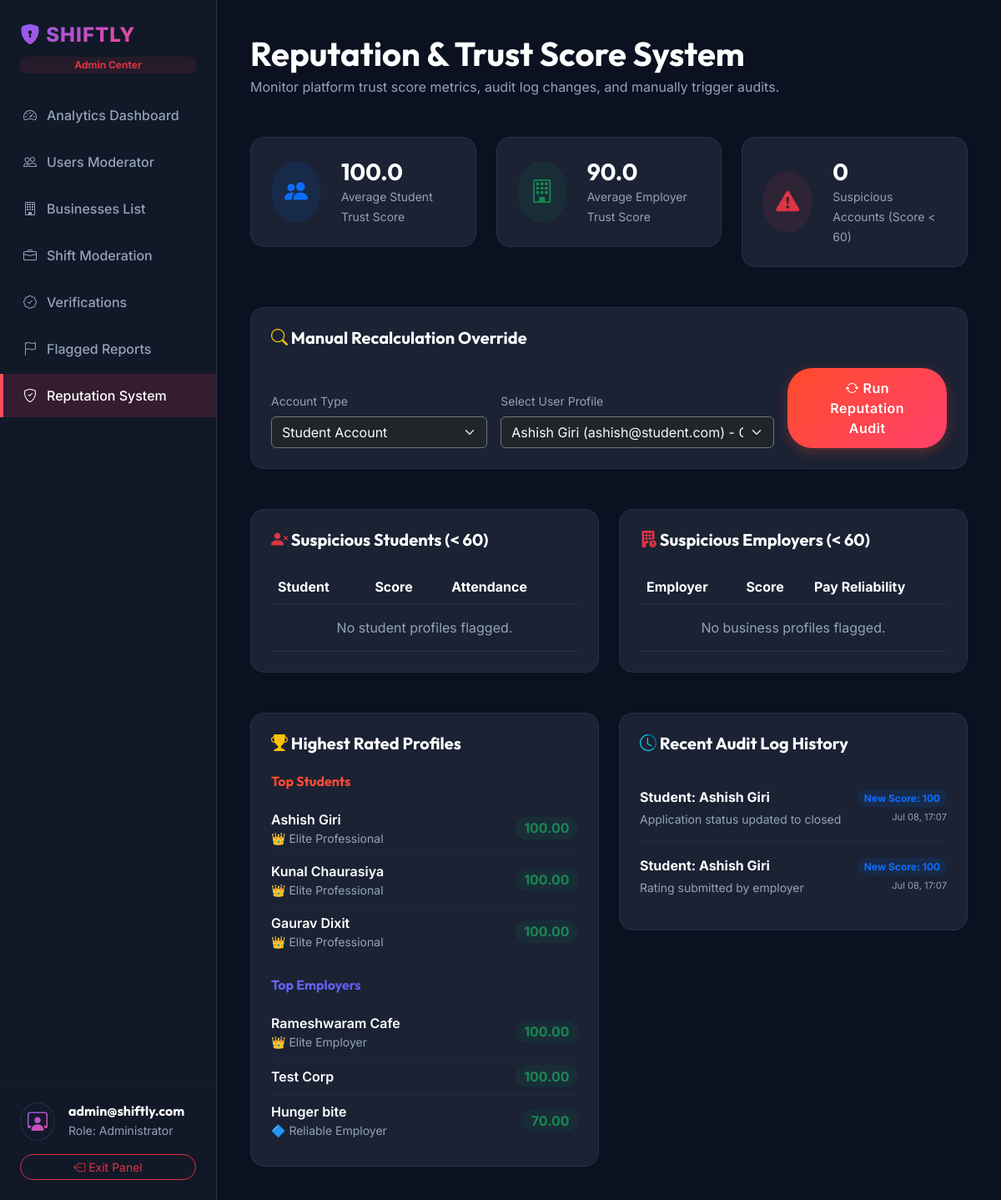
Page /api/v1/adminpanel/reputation/ (signed in) on the earlier database version.
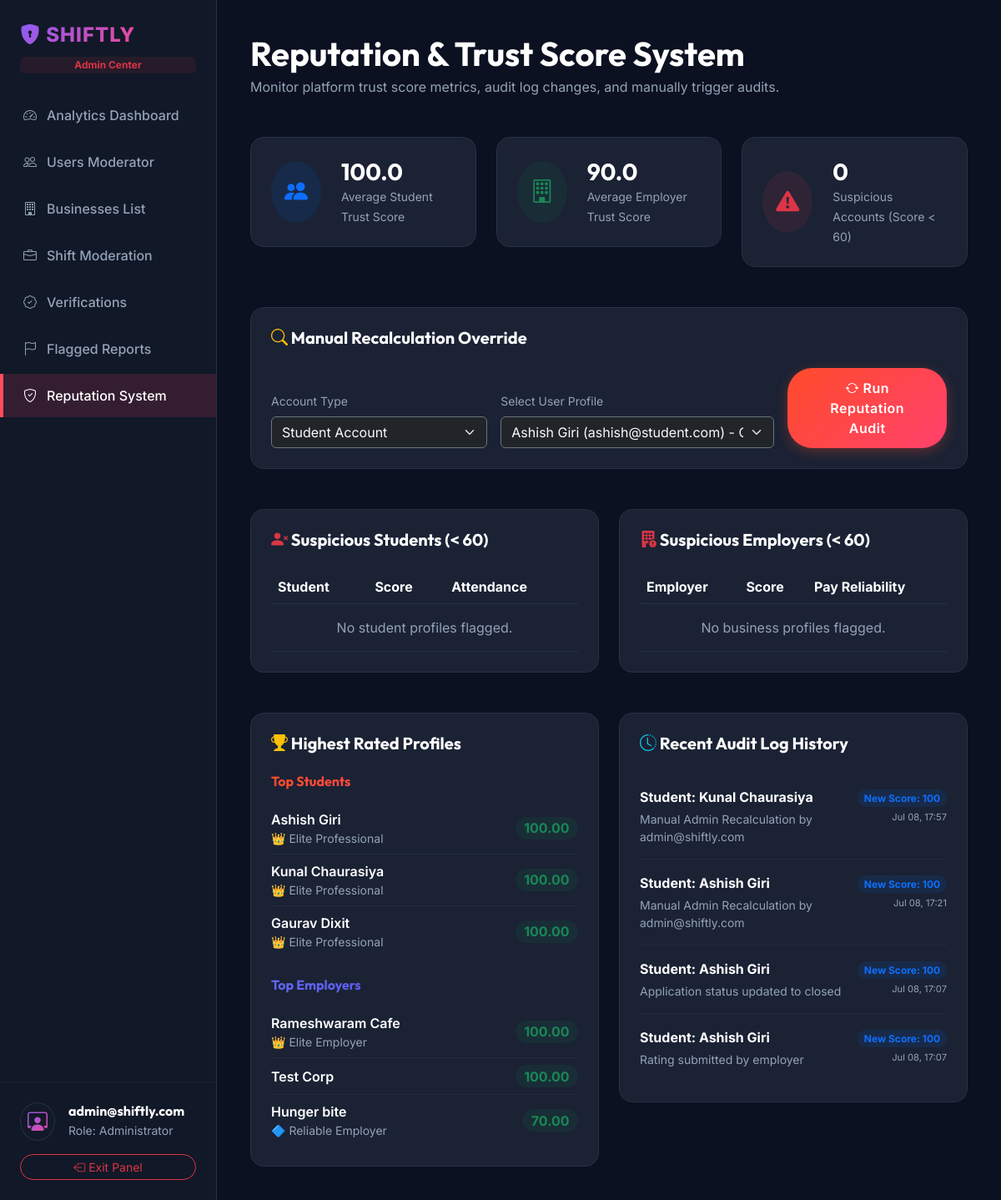
Same page on the later database version.
### students/models.py (models this page shows, shortened)
class StudentProfile(models.Model):
    class Availability(models.TextChoices):
        AVAILABLE = 'available', 'Available'
        BUSY = 'busy', 'Busy'
        UNAVAILABLE = 'unavailable', 'Unavailable'
    user = models.OneToOneField(settings.AUTH_USER_MODEL, on_delete=models.CASCADE, related_name='student_profile')
    first_name = models.CharField(max_length=100)
    last_name = models.CharField(max_length=100)
    bio = models.TextField(blank=True, null=True)
    resume = models.FileField(
        upload_to='resumes/',
        blank=True,
        null=True,
        validators=[validate_file_size, validate_resume_extension]
    )
    resume_url = models.URLField(max_length=255, blank=True, null=True)
    portfolio_file = models.FileField(
        upload_to='portfolios/',
        blank=True,
        null=True,
        validators=[validate_file_size, validate_portfolio_extension]
    )
    profile_picture_url = models.URLField(max_length=255, blank=True, null=True)
    reputation_score = models.DecimalField(max_digits=5, decimal_places=2, default=100.00)
    hourly_rate_expectation = models.DecimalField(max_digits=10, decimal_places=2, default=0.00)
    availability_status = models.CharField(max_length=20, choices=Availability.choices, default=Availability.AVAILABLE)
    latitude = models.DecimalField(max_digits=10, decimal_places=8, null=True, blank=True)
    longitude = models.DecimalField(max_digits=11, decimal_places=8, null=True, blank=True)
    preferred_location = models.CharField(max_length=255, null=True, blank=True)
    last_location_update = models.DateTimeField(null=True, blank=True)
    created_at = models.DateTimeField(auto_now_add=True)
    updated_at = models.DateTimeField(auto_now=True)

### ratings/models.py (models this page shows, shortened)
class StudentReputation(models.Model):
    student = models.OneToOneField(StudentProfile, on_delete=models.CASCADE, related_name='reputation')
    attendance_rate = models.DecimalField(max_digits=5, decimal_places=2, default=100.00)
    punctuality_rate = models.DecimalField(max_digits=5, decimal_places=2, default=100.00)
    completion_rate = models.DecimalField(max_digits=5, decimal_places=2, default=100.00)
    cancellation_rate = models.DecimalField(max_digits=5, decimal_places=2, default=0.00)
    professional_score = models.DecimalField(max_digits=5, decimal_places=2, default=100.00)
    average_rating = models.DecimalField(max_digits=3, decimal_places=2, default=5.00)
    experience_bonus = models.IntegerField(default=0)
    reputation_score = models.IntegerField(default=100)
    last_updated = models.DateTimeField(auto_now=True)
    @property
    def trust_badge(self):
        score = self.reputation_score
        if score >= 95:
            return "👑 Elite Professional"
        elif score >= 90:
            return "🏆 Gold Worker"
        elif score >= 80:
            return "⭐ Trusted Worker"
        elif score >= 70:
            return "🔷 Reliable Worker"
        elif score >= 60:
            return "🟡 Improving"
        else:
            return "🔴 Needs Improvement"

class BusinessReputation(models.Model):
    business = models.OneToOneField(BusinessProfile, on_delete=models.CASCADE, related_name='reputation')
    average_rating = models.DecimalField(max_digits=3, decimal_places=2, default=5.00)
    payment_timeliness_rate = models.DecimalField(max_digits=5, decimal_places=2, default=100.00)
    job_accuracy_rate = models.DecimalField(max_digits=5, decimal_places=2, default=100.00)
    cancellation_rate = models.DecimalField(max_digits=5, decimal_places=2, default=0.00)
    complaint_resolution_rate = models.DecimalField(max_digits=5, decimal_places=2, default=100.00)
    reputation_score = models.IntegerField(default=100)
    last_updated = models.DateTimeField(auto_now=True)
    @property
    def trust_badge(self):
        score = self.reputation_score
        if score >= 95:
            return "👑 Elite Employer"
        elif score >= 90:
            return "🏆 Gold Employer"
        elif score >= 80:
            return "⭐ Trusted Employer"
        elif score >= 70:
            return "🔷 Reliable Employer"
        elif score >= 60:
            return "🟡 Improving"
        else:
            return "🔴 Needs Improvement"

class StudentReputationHistory(models.Model):
    student = models.ForeignKey(StudentProfile, on_delete=models.CASCADE, related_name='reputation_history')
    reputation_score = models.IntegerField()
    attendance_rate = models.DecimalField(max_digits=5, decimal_places=2)
    punctuality_rate = models.DecimalField(max_digits=5, decimal_places=2)
    completion_rate = models.DecimalField(max_digits=5, decimal_places=2)
    cancellation_rate = models.DecimalField(max_digits=5, decimal_places=2)
    professional_score = models.DecimalField(max_digits=5, decimal_places=2)
    average_rating = models.DecimalField(max_digits=3, decimal_places=2)
    experience_bonus = models.IntegerField()
    change_reason = models.TextField(blank=True, null=True)
    created_at = models.DateTimeField(auto_now_add=True)
    class Meta:
        ordering = ['-created_at']

### businesses/models.py (models this page shows, shortened)
class BusinessProfile(models.Model):
    class VerificationStatus(models.TextChoices):
        PENDING = 'pending', 'Pending'
        VERIFIED = 'verified', 'Verified'
        REJECTED = 'rejected', 'Rejected'
    user = models.OneToOneField(settings.AUTH_USER_MODEL, on_delete=models.CASCADE, related_name='business_profile')
    company_name = models.CharField(max_length=150)
    company_logo_url = models.URLField(max_length=255, blank=True, null=True)
    website_url = models.URLField(max_length=255, blank=True, null=True)
    description = models.TextField(blank=True, null=True)
    industry = models.CharField(max_length=100)
    business_registration_no = models.CharField(max_length=50, unique=True)
    tax_id = models.CharField(max_length=50, blank=True, null=True)
    verification_status = models.CharField(
        max_length=20,
        choices=VerificationStatus.choices,
        default=VerificationStatus.PENDING
    )
    reputation_score = models.DecimalField(max_digits=5, decimal_places=2, default=100.00)
    latitude = models.DecimalField(max_digits=10, decimal_places=8, null=True, blank=True)
    longitude = models.DecimalField(max_digits=11, decimal_places=8, null=True, blank=True)
    created_at = models.DateTimeField(auto_now_add=True)
    updated_at = models.DateTimeField(auto_now=True)

### adminpanel/views.py (the view)
# urls.py: path('reputation/', AdminReputationView.as_view(), name='admin_reputation'),
class AdminReputationView(AdminRequiredMixin, TemplateView):
    template_name = 'adminpanel/reputation.html'
    def get_context_data(self, **kwargs):
        context = super().get_context_data(**kwargs)
        avg_student_score = StudentProfile.objects.aggregate(avg=Avg('reputation_score'))['avg'] or 100.0
        avg_business_score = BusinessProfile.objects.aggregate(avg=Avg('reputation_score'))['avg'] or 100.0
        suspicious_student_count = StudentProfile.objects.filter(reputation_score__lt=60).count()
        suspicious_business_count = BusinessProfile.objects.filter(reputation_score__lt=60).count()
        highest_students = StudentProfile.objects.select_related('reputation').order_by('-reputation_score')[:5]
        lowest_students = StudentProfile.objects.select_related('reputation').order_by('reputation_score')[:5]
        highest_businesses = BusinessProfile.objects.select_related('reputation').order_by('-reputation_score')[:5]
        lowest_businesses = BusinessProfile.objects.select_related('reputation').order_by('reputation_score')[:5]
        suspicious_students = StudentProfile.objects.filter(reputation_score__lt=60).select_related('reputation')
        suspicious_businesses = BusinessProfile.objects.filter(reputation_score__lt=60).select_related('reputation')
        student_history = StudentReputationHistory.objects.select_related('student').order_by('-created_at')[:15]
        business_history = BusinessReputationHistory.objects.select_related('business').order_by('-created_at')[:15]
        all_students = StudentProfile.objects.all().order_by('first_name')
        all_businesses = BusinessProfile.objects.all().order_by('company_name')
        context.update({
            'avg_student_score': avg_student_score,
            'avg_business_score': avg_business_score,
            'suspicious_count': suspicious_student_count + suspicious_business_count,
            'highest_students': highest_students,
            'lowest_students': lowest_students,
            'highest_businesses': highest_businesses,
            'lowest_businesses': lowest_businesses,
            'suspicious_students': suspicious_students,
            'suspicious_businesses': suspicious_businesses,
            'student_history': student_history,
            'business_history': business_history,
            'all_students': all_students,
            'all_businesses': all_businesses,
        })
        return context

### adminpanel/views.py (called while the page is built)
    def dispatch(self, request, *args, **kwargs):
        if not request.user.is_authenticated:
            return self.handle_no_permission()
        if request.user.role != 'admin':
            raise PermissionDenied("Only administrators can access this area.")
        return super().dispatch(request, *args, **kwargs)

### templates/adminpanel/reputation.html (shortened to what the changed rows need)
{% extends 'adminpanel/base.html' %}
{% block content %}
<div class="container-fluid p-0">
    <div class="mb-5 d-flex justify-content-between align-items-center">
        <div>
            <h1 class="text-white mb-1">Reputation & Trust Score System</h1>
        </div>
    </div>
    <div class="row g-4 mb-5">
        <div class="col-md-6">
            <div class="dash-card p-4 h-100">
                <div class="table-responsive">
                    <table class="table table-dark table-hover align-middle mb-0" style="--bs-table-bg: transparent; --bs-table-border-color: var(--dark-border);">
                        <thead>
                            <tr class="text-muted">
                                <th>Student</th>
                                <th>Score</th>
                                <th>Attendance</th>
                            </tr>
                        </thead>
                    </table>
                </div>
            </div>
        </div>
        <div class="col-md-6">
            <div class="dash-card p-4 h-100">
                <div class="table-responsive">
                    <table class="table table-dark table-hover align-middle mb-0" style="--bs-table-bg: transparent; --bs-table-border-color: var(--dark-border);">
                        <thead>
                            <tr class="text-muted">
                                <th>Employer</th>
                                <th>Score</th>
                                <th>Pay Reliability</th>
                            </tr>
                        </thead>
                    </table>
                </div>
            </div>
        </div>
    </div>
    <div class="row g-4">
        <div class="col-lg-6">
            <div class="dash-card p-4">
                <ul class="list-group list-group-flush bg-transparent mb-4">
                    {% for s in highest_students %}
                        <li class="list-group-item bg-transparent text-white border-secondary border-opacity-10 px-0 d-flex justify-content-between align-items-center">
                            <div>
                                <span class="fw-semibold">{{ s.first_name }} {{ s.last_name }}</span>
                                <small class="text-muted d-block">{{ s.reputation.trust_badge }}</small>
                            </div>
                            <span class="badge bg-success bg-opacity-10 text-success rounded-pill fs-6">{{ s.reputation_score }}</span>
                        </li>
                    {% endfor %}
                </ul>
                <ul class="list-group list-group-flush bg-transparent">
                    {% for b in highest_businesses %}
                        <li class="list-group-item bg-transparent text-white border-secondary border-opacity-10 px-0 d-flex justify-content-between align-items-center">
                            <div>
                                <span class="fw-semibold">{{ b.company_name }}</span>
                                <small class="text-muted d-block">{{ b.reputation.trust_badge }}</small>
                            </div>
                            <span class="badge bg-success bg-opacity-10 text-success rounded-pill fs-6">{{ b.reputation_score }}</span>
                        </li>
                    {% endfor %}
                </ul>
            </div>
        </div>
        <div class="col-lg-6">
            <div class="dash-card p-4">
                <ul class="list-group list-group-flush bg-transparent">
                    {% for h in student_history %}
                        <li class="list-group-item bg-transparent border-secondary border-opacity-10 px-0 py-3 text-light">
                            <div class="d-flex justify-content-between align-items-start">
                                <div>
                                    <strong class="text-white">Student: {{ h.student.first_name }} {{ h.student.last_name }}</strong>
                                    <span class="text-muted d-block small mt-1">{{ h.change_reason }}</span>
                                </div>
                                <div class="text-end">
                                    <span class="badge bg-primary bg-opacity-10 text-primary rounded-pill mb-1">New Score: {{ h.reputation_score }}</span>
                                    <small class="text-muted d-block" style="font-size: 0.7rem;">{{ h.created_at|date:"M d, H:i" }}</small>
                                </div>
                            </div>
                        </li>
                    {% empty %}
                        <li class="list-group-item bg-transparent text-muted py-3 px-0 border-0">No recent logs recorded.</li>
                    {% endfor %}
                </ul>
            </div>
        </div>
    </div>
</div>
{% endblock %}

Differences in the rows shown:
added StudentReputationHistory: student.first_name "Kunal", student.last_name "Chaurasiya", change_reason "Manual Admin Recalculation by admin@shiftly.com", reputation_score "100", created_at "Jul 08, 17:57"
added StudentReputationHistory: student.first_name "Ashish", student.last_name "Giri", change_reason "Manual Admin Recalculation by admin@shiftly.com", reputation_score "100", created_at "Jul 08, 17:21"
